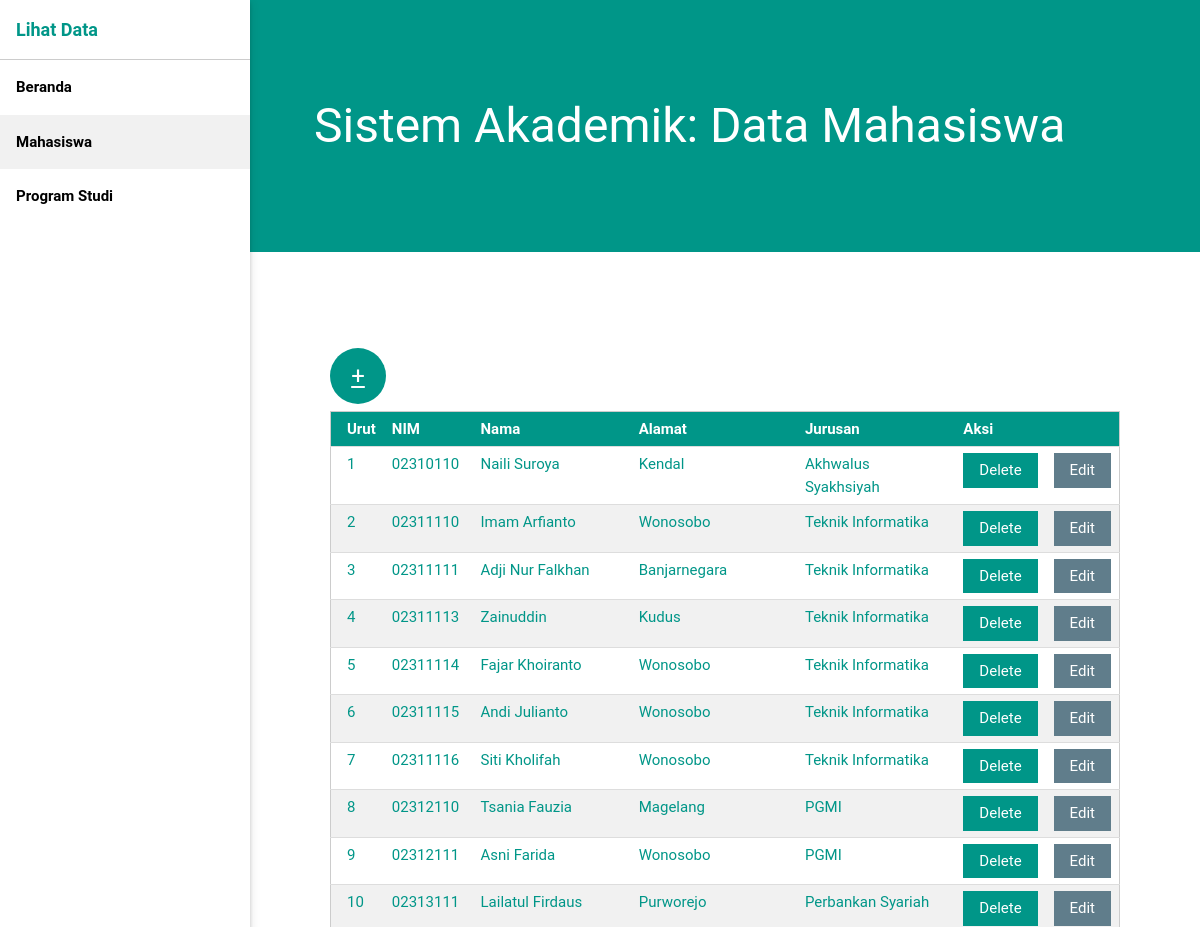
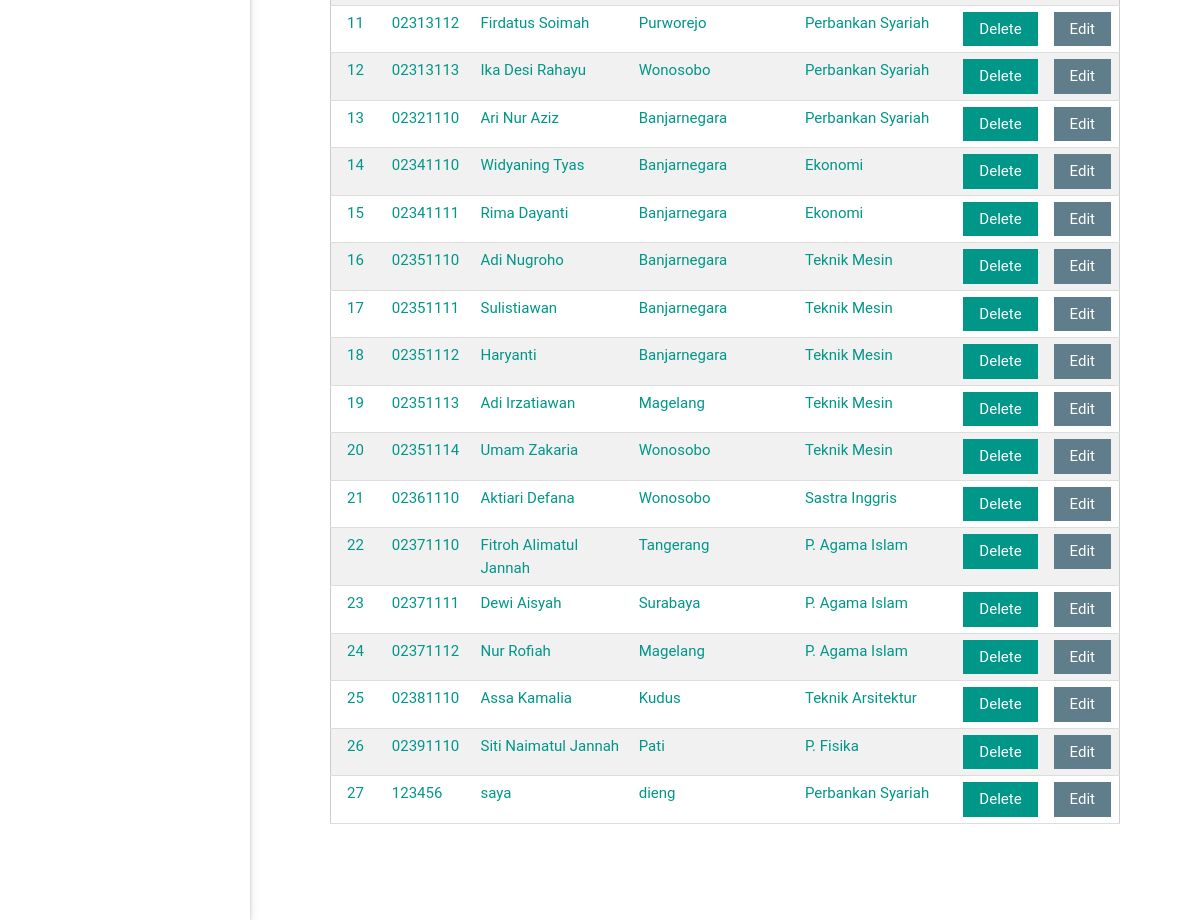
The page /lap_mahasiswa.php on the database its author committed (2 pictures, top to bottom).
### tables this page shows
CREATE TABLE `mahasiswa` (
  `no_mhs` char(9) NOT NULL,
  `nama` varchar(50) NOT NULL,
  `alamat` varchar(100) NOT NULL,
  `kd_prodi` char(4) NOT NULL
);

CREATE TABLE `prodi` (
  `kd_prodi` char(4) NOT NULL,
  `prodi` varchar(20) NOT NULL
);

### fungsi.php (called while the page is built, shortened)
<?php
class Mahasiswa {
    function tampildata() {
        $query="SELECT*from mahasiswa join  prodi on mahasiswa.kd_prodi=prodi.kd_prodi
             order by no_mhs";
        $result = @mysql_query($query) or die(mysql_error());
        return $result;
    }
}
?>

### lap_mahasiswa.php (the view, shortened to what this page needs)
<!DOCTYPE html>
<html>
<head>
</head>
<link rel="stylesheet" href="css/w3.css">
<link rel="stylesheet" href="css/w3-theme-teal.css">
<link rel="stylesheet" href="../../cdnjs.cloudflare.com/ajax/libs/font-awesome/4.4.0/css/font-awesome.min.css">
<body>
<nav class="w3-sidenav w3-collapse w3-white w3-animate-left w3-card-2" style="z-index:3;width:250px;">
<a href="#" class="w3-border-bottom w3-large w3-text-teal"> Lihat Data</a>
  <a href="index.php" >Beranda</a>
  <a href="lap_mahasiswa.php" class="w3-light-grey w3-medium">Mahasiswa</a>
  <a href="lap_prodi.php">Program Studi</a>
</nav>
<div class="w3-main" style="margin-left:250px;">
<div id="myTop" class="w3-top w3-container w3-padding-hor-16 w3-theme w3-large">
</div>
<header class="w3-container w3-theme w3-padding-hor-64 w3-padding-ver-64">
  <h4 class="w3-xxxlarge w3-padding-hor-16">Sistem Akademik: Data Mahasiswa</h4>
</header>
<div class="w3-container w3-padding-hor-32 w3-padding-ver-64">
  <div class="w3-container w3-padding-hor-64 w3-text-teal ">
   <a class="w3-btn-floating-large w3-teal " href="in_mahasiswa.php">+</a>
    <table width="225" border="1" class="w3-table w3-bordered w3-striped w3-border">
		<tr>
			<thead class="w3-teal">
			<td><strong>Urut</strong></td>
			<td ><strong>NIM</strong></td>
			<td ><strong>Nama</strong></td>
			<td><strong>Alamat</strong></td>
			<td ><strong>Jurusan</strong></td>
		  <td colspan="2"><strong>Aksi</strong></td>
			</thead>
		</tr>
		<?php
		require("fungsi.php");
			$Lib = new Mahasiswa();
      $show = $Lib->tampildata();
			$urut=0;
			while($hasil=mysql_fetch_array($show)){
				$urut++;
				?>
		<tr>
			<td><?php echo "$urut"?></td>
			<td width="100"><?php echo "$hasil[no_mhs]"?></td>
			<td width="300"><?php echo "$hasil[nama]"?></td>
			<td width="300"><?php echo "$hasil[alamat]"?></td>
			<td width="300"><?php echo "$hasil[prodi]"?></td>
      <td><a class='w3-btn w3-teal' href='lap_mahasiswa.php?delete=<?php echo "$hasil[no_mhs]"?>'>Delete</a></td>
      <td><a class='w3-btn w3-blue-grey' href='edit_mahasiswa.php?kode=<?php echo "$hasil[no_mhs]"?>'>Edit</td>
		</tr>
		<?php } ?>
	</table>
</div>
</div>
     </body>
     </html>

### css/w3-theme-teal.css (style rules this page uses)
.w3-theme { color:#fff !important; background-color:#009688 !important }

### lap_mahasiswa.php (style rules this page uses)
html,body,h1,h2,h3,h4,h5 { font-family: "RobotoDraft","Roboto",sans-serif; }
.w3-sidenav a { padding:16px;font-weight:bold }

### rows shown on the page
mahasiswa: no_mhs "02310110", nama "Naili Suroya", alamat "Kendal", kd_prodi.prodi "Akhwalus Syakhsiyah"
mahasiswa: no_mhs "02311110", nama "Imam Arfianto", alamat "Wonosobo", kd_prodi.prodi "Teknik Informatika"
mahasiswa: no_mhs "02311111", nama "Adji Nur Falkhan", alamat "Banjarnegara", kd_prodi.prodi "Teknik Informatika"
mahasiswa: no_mhs "02311113", nama "Zainuddin", alamat "Kudus", kd_prodi.prodi "Teknik Informatika"
mahasiswa: no_mhs "02311114", nama "Fajar Khoiranto", alamat "Wonosobo", kd_prodi.prodi "Teknik Informatika"
mahasiswa: no_mhs "02311115", nama "Andi Julianto", alamat "Wonosobo", kd_prodi.prodi "Teknik Informatika"
mahasiswa: no_mhs "02311116", nama "Siti Kholifah", alamat "Wonosobo", kd_prodi.prodi "Teknik Informatika"
mahasiswa: no_mhs "02312110", nama "Tsania Fauzia", alamat "Magelang", kd_prodi.prodi "PGMI"
mahasiswa: no_mhs "02312111", nama "Asni Farida", alamat "Wonosobo", kd_prodi.prodi "PGMI"
mahasiswa: no_mhs "02313111", nama "Lailatul Firdaus", alamat "Purworejo", kd_prodi.prodi "Perbankan Syariah"
mahasiswa: no_mhs "02313112", nama "Firdatus Soimah", alamat "Purworejo", kd_prodi.prodi "Perbankan Syariah"
mahasiswa: no_mhs "02313113", nama "Ika Desi Rahayu", alamat "Wonosobo", kd_prodi.prodi "Perbankan Syariah"
mahasiswa: no_mhs "02321110", nama "Ari Nur Aziz", alamat "Banjarnegara", kd_prodi.prodi "Perbankan Syariah"
mahasiswa: no_mhs "02341110", nama "Widyaning Tyas", alamat "Banjarnegara", kd_prodi.prodi "Ekonomi"
mahasiswa: no_mhs "02341111", nama "Rima Dayanti", alamat "Banjarnegara", kd_prodi.prodi "Ekonomi"
mahasiswa: no_mhs "02351110", nama "Adi Nugroho", alamat "Banjarnegara", kd_prodi.prodi "Teknik Mesin"
mahasiswa: no_mhs "02351111", nama "Sulistiawan", alamat "Banjarnegara", kd_prodi.prodi "Teknik Mesin"
mahasiswa: no_mhs "02351112", nama "Haryanti", alamat "Banjarnegara", kd_prodi.prodi "Teknik Mesin"
mahasiswa: no_mhs "02351113", nama "Adi Irzatiawan", alamat "Magelang", kd_prodi.prodi "Teknik Mesin"
mahasiswa: no_mhs "02351114", nama "Umam Zakaria", alamat "Wonosobo", kd_prodi.prodi "Teknik Mesin"
mahasiswa: no_mhs "02361110", nama "Aktiari Defana", alamat "Wonosobo", kd_prodi.prodi "Sastra Inggris"
mahasiswa: no_mhs "02371110", nama "Fitroh Alimatul Jannah", alamat "Tangerang", kd_prodi.prodi "P. Agama Islam"
mahasiswa: no_mhs "02371111", nama "Dewi Aisyah", alamat "Surabaya", kd_prodi.prodi "P. Agama Islam"
mahasiswa: no_mhs "02371112", nama "Nur Rofiah", alamat "Magelang", kd_prodi.prodi "P. Agama Islam"
mahasiswa: no_mhs "02381110", nama "Assa Kamalia", alamat "Kudus", kd_prodi.prodi "Teknik Arsitektur"
mahasiswa: no_mhs "02391110", nama "Siti Naimatul Jannah", alamat "Pati", kd_prodi.prodi "P. Fisika"
mahasiswa: no_mhs "123456", nama "saya", alamat "dieng", kd_prodi.prodi "Perbankan Syariah"
